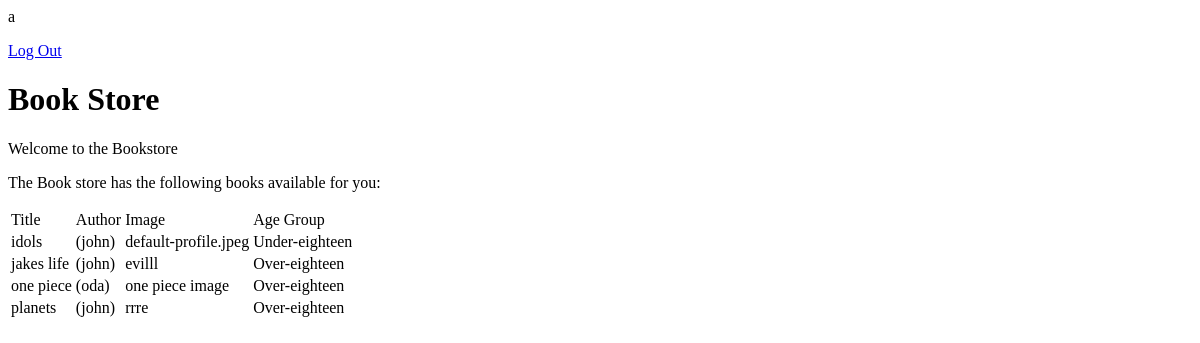
The page /catalog/ (signed in) on the database as committed earlier.
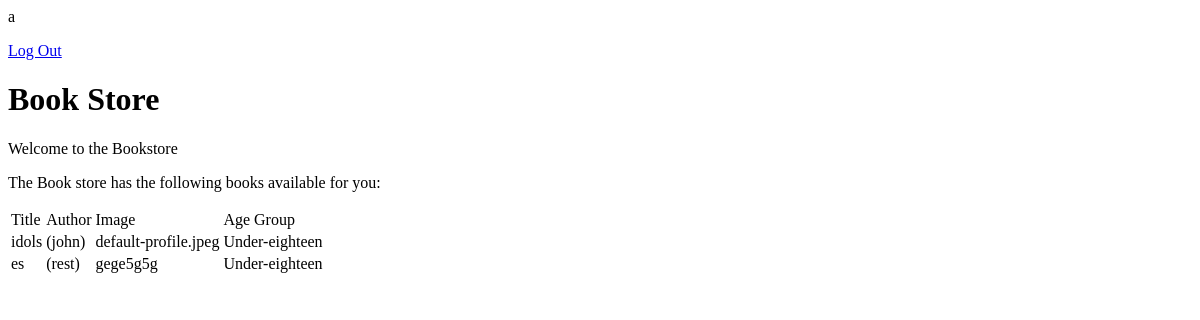
The same page on the database as committed later.
### catalog/models.py (models this page shows, shortened)
class Book(models.Model):
    title = models.CharField(max_length=200)
    author = models.CharField(max_length=200)
    status = (
        ('e', 'under-eighteen'),
        ('a', 'adult'),
    )
    age_group = models.CharField(
        max_length=1,
        choices=status,
        blank=False,
        default='e',
        help_text='Book availability',
    )
    book_cover_image = models.ImageField(default="default-profile.jpeg", null=True, blank=True)

### catalog/views.py (the view, shortened to what this page needs)
# urls.py: path('', views.index, name='index'),
def index(request):
    num_books = Book.objects.all().count()
    book_list = Book.objects.all()
    children_book_list=Book.objects.filter(age_group='e')
    context = {
            'num_books': num_books,
            'book_list':book_list,
            }
    if request.user.is_authenticated:
        if request.user.position=='b':
            return render(request, 'admin.html', context=context)
        return render(request, 'index.html', context=context)
    else:
         return render(request, 'error_page.html')

### templates/index.html (shortened to what this page needs)
{% block content %}
<p><a href="{% url 'logout' %}">Log Out</a></p>
  <h1>Book Store</h1>
  <p>Welcome to the Bookstore</p>
  <p>The Book store has the following books available for you:</p>
  {% if book_list %}
  <Table>
    <Tr>
        <Td>Title</Td>
        <Td>Author</Td>
        <Td>Image</Td>
        <Td>Age Group</Td>
      </Tr>
    {% for book in book_list %}
      <Tr>
        <Td>{{ book.title }}</Td>
        <Td>({{book.author}})</Td>
        <Td>{{ book.book_cover_image }}</Td>
            {% if book.age_group == "e"  %}
            <Td> Under-eighteen </Td>
            {% else %}
            <Td> Over-eighteen </Td>
            {% endif %}
      </Tr>
    {% endfor %}
    </Table>
  {% else %}
    <p>There are no books in the library.</p>
  {% endif %}
{% endblock %}

Rows that differ between the two databases and show on the page:
removed Book: title "jakes life", author "john", book_cover_image "evilll", age_group "Over-eighteen"
removed Book: title "one piece", author "oda", book_cover_image "one piece image", age_group "Over-eighteen"
removed Book: title "planets", author "john", book_cover_image "rrre", age_group "Over-eighteen"
added Book: title "es", author "rest", book_cover_image "gege5g5g", age_group "Under-eighteen"
